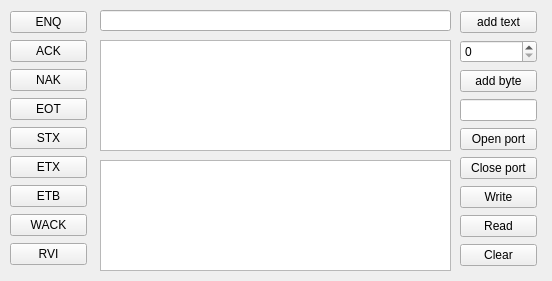
<?xml version="1.0" encoding="UTF-8"?>
<ui version="4.0">
 <class>ManualSerialController</class>
 <widget class="QWidget" name="ManualSerialController">
  <property name="geometry">
   <rect>
    <x>0</x>
    <y>0</y>
    <width>552</width>
    <height>281</height>
   </rect>
  </property>
  <property name="sizePolicy">
   <sizepolicy hsizetype="Fixed" vsizetype="Fixed">
    <horstretch>0</horstretch>
    <verstretch>0</verstretch>
   </sizepolicy>
  </property>
  <property name="minimumSize">
   <size>
    <width>552</width>
    <height>281</height>
   </size>
  </property>
  <property name="windowTitle">
   <string>Form</string>
  </property>
  <widget class="QLineEdit" name="lineEdit">
   <property name="geometry">
    <rect>
     <x>100</x>
     <y>10</y>
     <width>351</width>
     <height>21</height>
    </rect>
   </property>
  </widget>
  <widget class="QTextEdit" name="byteEdit">
   <property name="enabled">
    <bool>true</bool>
   </property>
   <property name="geometry">
    <rect>
     <x>100</x>
     <y>40</y>
     <width>351</width>
     <height>111</height>
    </rect>
   </property>
   <property name="readOnly">
    <bool>true</bool>
   </property>
  </widget>
  <widget class="QTextEdit" name="textEdit">
   <property name="enabled">
    <bool>true</bool>
   </property>
   <property name="geometry">
    <rect>
     <x>100</x>
     <y>160</y>
     <width>351</width>
     <height>111</height>
    </rect>
   </property>
   <property name="readOnly">
    <bool>true</bool>
   </property>
  </widget>
  <widget class="QWidget" name="layoutWidget">
   <property name="geometry">
    <rect>
     <x>10</x>
     <y>10</y>
     <width>77</width>
     <height>257</height>
    </rect>
   </property>
   <layout class="QVBoxLayout" name="verticalLayout">
    <item>
     <widget class="QPushButton" name="enqButton">
      <property name="text">
       <string>ENQ</string>
      </property>
     </widget>
    </item>
    <item>
     <widget class="QPushButton" name="ackButton">
      <property name="text">
       <string>ACK</string>
      </property>
     </widget>
    </item>
    <item>
     <widget class="QPushButton" name="nakButton">
      <property name="text">
       <string>NAK</string>
      </property>
     </widget>
    </item>
    <item>
     <widget class="QPushButton" name="eotButton">
      <property name="text">
       <string>EOT</string>
      </property>
     </widget>
    </item>
    <item>
     <widget class="QPushButton" name="stxButton">
      <property name="text">
       <string>STX</string>
      </property>
     </widget>
    </item>
    <item>
     <widget class="QPushButton" name="etxButton">
      <property name="text">
       <string>ETX</string>
      </property>
     </widget>
    </item>
    <item>
     <widget class="QPushButton" name="etbButton">
      <property name="text">
       <string>ETB</string>
      </property>
     </widget>
    </item>
    <item>
     <widget class="QPushButton" name="wackButton">
      <property name="text">
       <string>WACK</string>
      </property>
     </widget>
    </item>
    <item>
     <widget class="QPushButton" name="rviButton">
      <property name="text">
       <string>RVI</string>
      </property>
     </widget>
    </item>
   </layout>
  </widget>
  <widget class="QWidget" name="layoutWidget">
   <property name="geometry">
    <rect>
     <x>460</x>
     <y>10</y>
     <width>77</width>
     <height>262</height>
    </rect>
   </property>
   <layout class="QVBoxLayout" name="verticalLayout_2">
    <item>
     <widget class="QPushButton" name="addTextButton">
      <property name="text">
       <string>add text</string>
      </property>
     </widget>
    </item>
    <item>
     <widget class="QSpinBox" name="byteBox">
      <property name="maximum">
       <number>255</number>
      </property>
      <property name="displayIntegerBase">
       <number>16</number>
      </property>
     </widget>
    </item>
    <item>
     <widget class="QPushButton" name="byteButton">
      <property name="text">
       <string>add byte</string>
      </property>
     </widget>
    </item>
    <item>
     <widget class="QLineEdit" name="portName">
      <property name="readOnly">
       <bool>true</bool>
      </property>
     </widget>
    </item>
    <item>
     <widget class="QPushButton" name="openPortButton">
      <property name="text">
       <string>Open port</string>
      </property>
     </widget>
    </item>
    <item>
     <widget class="QPushButton" name="closePortButton">
      <property name="text">
       <string>Close port</string>
      </property>
     </widget>
    </item>
    <item>
     <widget class="QPushButton" name="writeButton">
      <property name="text">
       <string>Write</string>
      </property>
     </widget>
    </item>
    <item>
     <widget class="QPushButton" name="readButton">
      <property name="text">
       <string>Read</string>
      </property>
     </widget>
    </item>
    <item>
     <widget class="QPushButton" name="clearButton">
      <property name="text">
       <string>Clear</string>
      </property>
     </widget>
    </item>
   </layout>
  </widget>
 </widget>
 <resources/>
 <connections/>
</ui>
